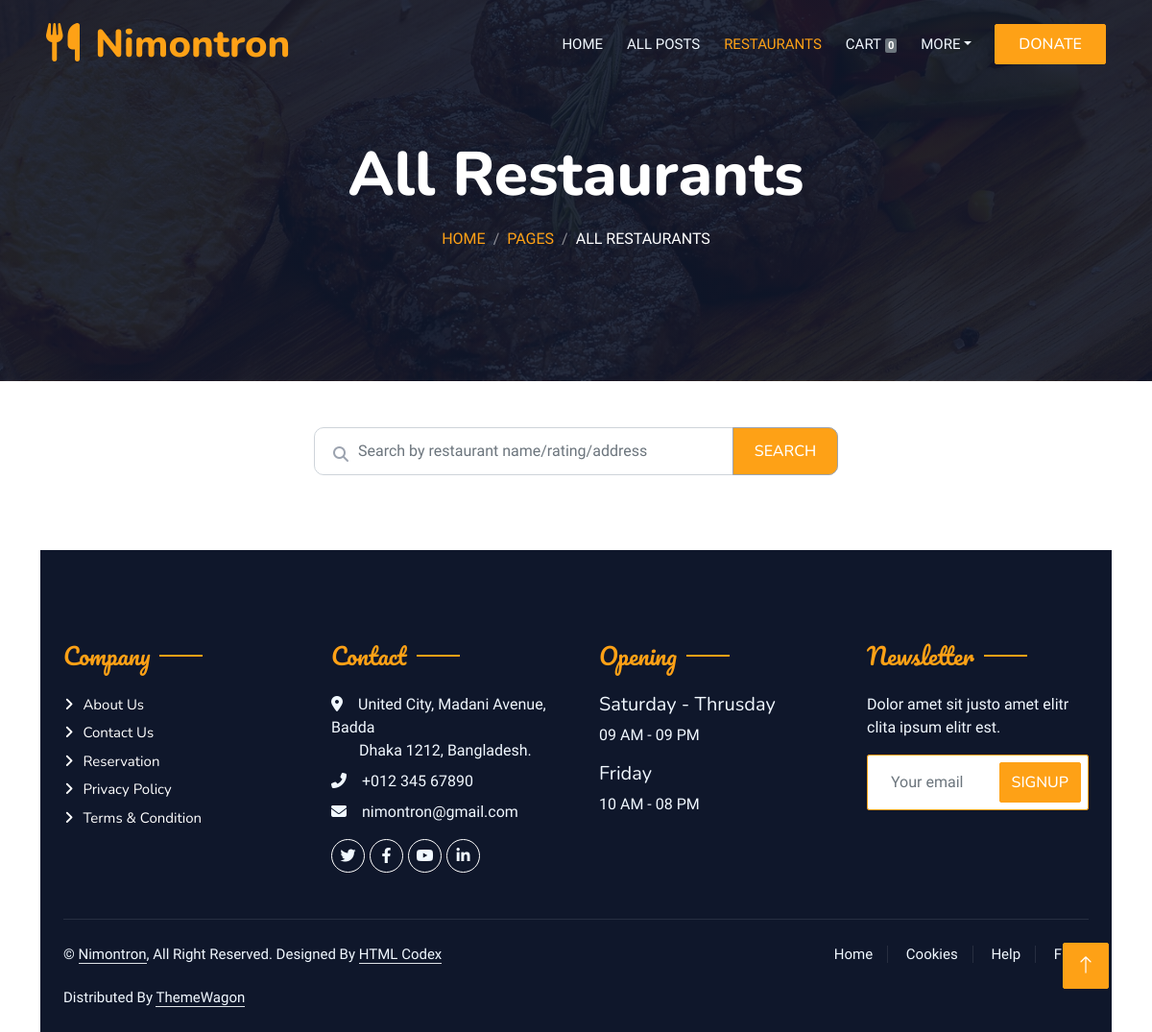
/customer_all_restaurants (signed in), run on an earlier commit of the app's database.
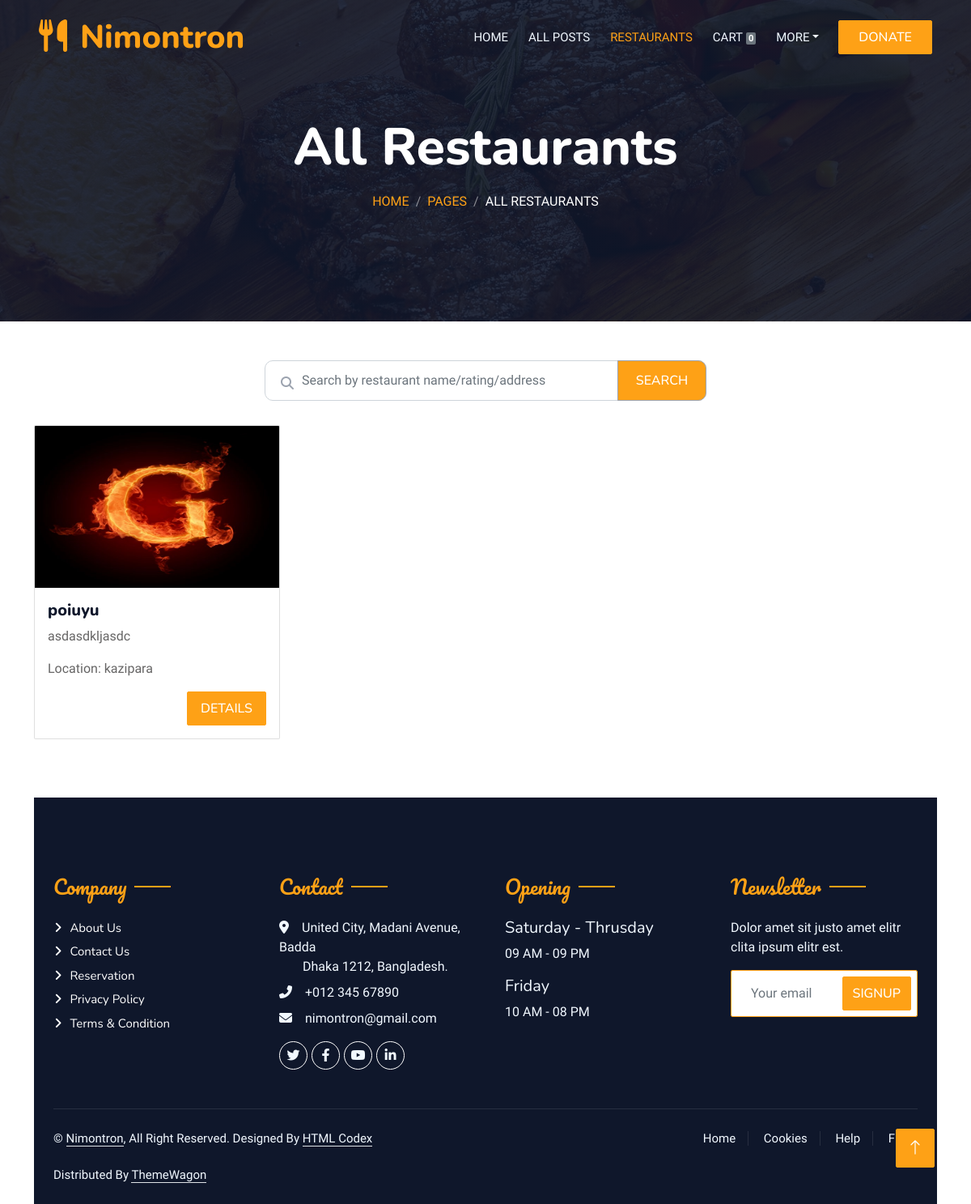
And on a later commit of the database.
### customers/models.py (models this page shows, shortened)
class Restaurant(models.Model):
    user = models.ForeignKey(User, on_delete=models.CASCADE)
    contact_no = models.CharField(max_length=15, null=True)
    description = models.TextField(max_length=255, blank=True)
    address = models.CharField(max_length=100)
    name = models.CharField(max_length=100, null=True)
    image = models.FileField(null=True)
    ratting = models.IntegerField(blank=True, null=True)
    type = models.CharField(max_length=15, null=True)
    facebook_page = models.CharField(max_length=50, null=True)
    status = models.CharField(max_length=20, null=True)

### customers/views.py (the view)
# urls.py: path('customer_all_restaurants', views.customer_all_restaurants, name='customer_all_restaurants'),
def customer_all_restaurants(request):
    if not request.user.is_authenticated:
        return redirect('customer:login_as')
    temp['title'] = 'All Restaurants'
    temp['sub_title'] = 'All Restaurants'
    temp['cart'] = navCart(request)
    if 'search' in request.GET:
        q2=request.GET['search']
        restaurant=Restaurant.objects.filter(Q(ratting__icontains=q2) | Q(description__icontains=q2)
        | Q(address__icontains=q2) | Q(type__icontains=q2) | Q(name__icontains=q2) )
    else:
        restaurant = Restaurant.objects.all().order_by('-type')
    temp['restaurant'] = restaurant
    return render(request, 'customers/customer_all_restaurants.html', temp)

### customers/views.py (called while the page is built)
def navCart(request):
    user=request.user
    cart = Cart.objects.filter(user=user).count()
    return cart

### customers/templates/customers/customer_all_restaurants.html (shortened to what this page needs)
{% include 'customers/customer_header.html' %}
{% load static %}
<div class="container">
    <form>
        <div class="row height d-flex justify-content-center align-items-center">
            <div class="col-md-6">
                <div class="form"> <i class="fa fa-search"></i> <input id="tag" name="search" type="text"
                        class="form-control form-input" placeholder="Search by restaurant name/rating/address"> <button
                        class="btn btn-primary">Search</button>
                </div>
            </div>
        </div>
    </form>
    <div class="row">
        {% for i in restaurant %}
        <div class="col-md-3">
            <div class="card mb-4" style="width: 19rem;">
                <img class="card-img-top" height="200px" src=" {{i.image.url}}" alt="Card image cap">
                <div class="card-body">
                    <h5 class="card-title">{{ i.user.first_name }}</h5>
                    <p class="card-text">
                        {{ i.description|truncatechars:70 }}
                        <br>
                    </p>
                    <p>
                        Location: {{i.address}}
                    </p>
                    <div class="d-grid gap-2 d-md-flex justify-content-md-end">
                        <a href="{% url 'customers:restaurant_all_post' %}" type="button" class="nav-item nav-link btn btn-primary {% if request.path == '/customer_all_post' %} active {% endif %}">Details</a>
                    </div>
                </div>
            </div>
        </div>
        {% endfor %}
    </div>
{% include 'customers/customer_footer.html' %}

What changed in the data, as far as the page shows it:
added Restaurant: image (picture), user.first_name "poiuyu", description "asdasdkljasdc", address "kazipara"
